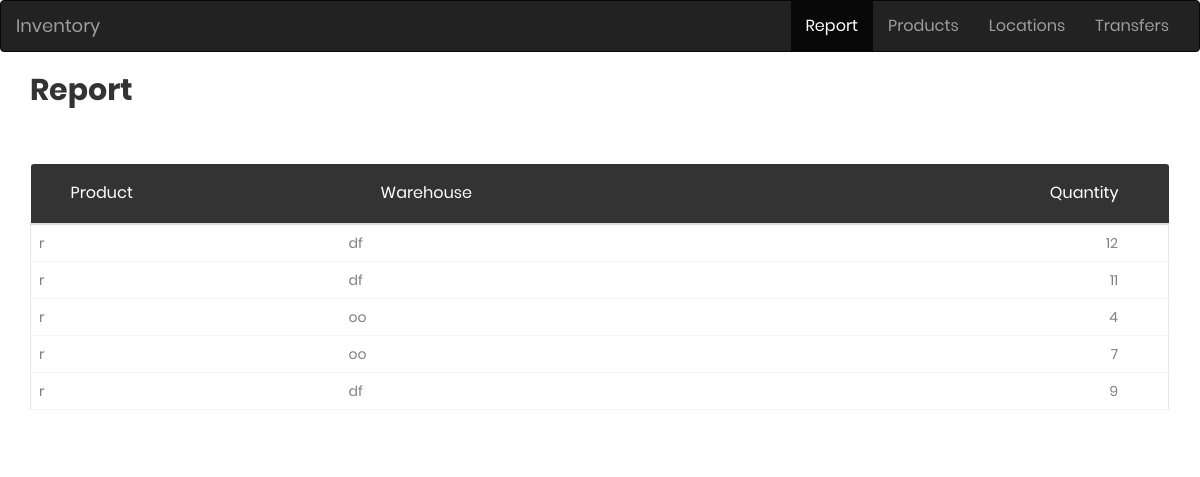
Before: / with the older database file.
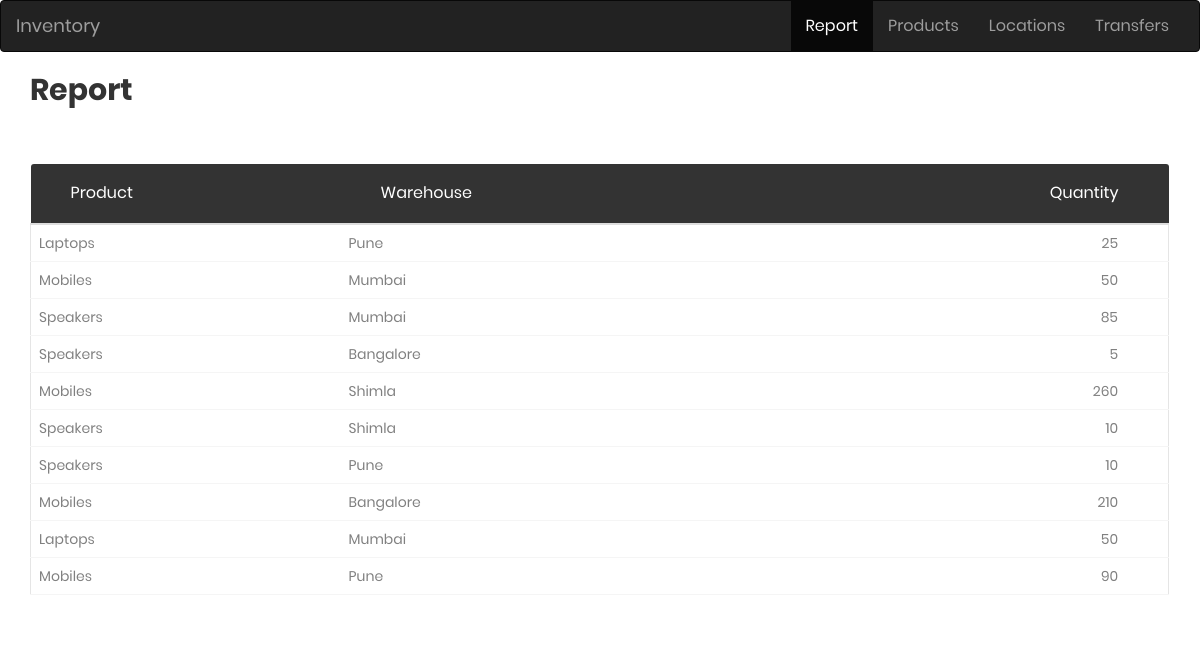
After: the same page with the newer database file.
### tables this page shows
CREATE TABLE report (
    p TEXT NOT NULL,
    wh TEXT NOT NULL,
    qty INTEGER NOT NULL
);

### app.py (the view)
@app.route('/')
def index():
    conn = get_db_connection()
    report = conn.execute('SELECT * FROM report').fetchall()
    conn.close()
    return render_template('index.html', report=report)

### app.py (called while the page is built)
def get_db_connection():
    conn = sqlite3.connect('database.db')
    conn.row_factory = sqlite3.Row
    return conn

### templates/index.html (shortened to what this page needs)
{% extends 'base.html' %}
{% block content %}
    <nav class="navbar navbar-inverse">
        <div class="container-fluid">
          <div class="navbar-header">
            <a class="navbar-brand" href="#">Inventory</a>
          </div>
          <ul class="nav navbar-nav" style="float:right">
    <li class="active nav-item"><a href="#">Report</a></li>
    <li><a class="nav-item" href="products">Products</a></li>
    <li><a class="nav-item" href="locationn">Locations</a></li>
    <li><a class="nav-item" href="transfers">Transfers</a></li>
          </ul>
        </div>
      </nav>
      <div class="container">
    <h2>Report</h2>
    <br>
    <div class="row m-t-30">
        <div class="col-md-12">
            <div class="table-responsive m-b-40">
                <table class="table table-borderless table-data3">
                    <thead>
                        <tr>
                            <th>Product</th>
                            <th>Warehouse</th>
                            <th>Quantity</th>
                        </tr>
                    </thead>
                    <tbody>
                        {% for i in report %}
                        <tr>
                            <td>{{ i['p'] }}</td>
                            <td>{{ i['wh'] }}</td>
                            <td>{{ i['qty'] }}</td>
                        </tr>
                        {% endfor %}
                    </tbody>
                </table>
            </div>
        </div>
    </div>
</div>
{% endblock %}

### templates/base.html (shortened to what this page needs)
<!doctype html>
<html lang="en">
  <head>
    <link href="static/css/font-face.css" rel="stylesheet" media="all">
    <link href="static/font-awesome-4.7/css/font-awesome.min.css" rel="stylesheet" media="all">
    <link href="static/font-awesome-4.7/css/font-awesome.min.css" rel="stylesheet" media="all">
    <link href="static/mdi-font/css/material-design-iconic-font.min.css" rel="stylesheet" media="all">
    <link rel="stylesheet" href="https://maxcdn.bootstrapcdn.com/bootstrap/3.4.1/css/bootstrap.min.css">
    <link href="static/css/theme.css" rel="stylesheet" media="all">
  </head>
  <body>
        {% block content %} {% endblock %}
  </body>
</html>

Changed rows visible on the page:
removed report: p "r", wh "df", qty "12"
removed report: p "r", wh "oo", qty "4"
changed report (number 1 of 10 on the later page): p "r" → "Laptops"; wh "df" → "Pune"; qty "11" → "25"
changed report (number 2 of 10 on the later page): p "r" → "Mobiles"; wh "oo" → "Mumbai"; qty "7" → "50"
changed report (number 3 of 10 on the later page): p "r" → "Speakers"; wh "df" → "Mumbai"; qty "9" → "85"
added report: p "Speakers", wh "Bangalore", qty "5"
added report: p "Mobiles", wh "Shimla", qty "260"
added report: p "Speakers", wh "Shimla", qty "10"
added report: p "Speakers", wh "Pune", qty "10"
added report: p "Mobiles", wh "Bangalore", qty "210"
added report: p "Laptops", wh "Mumbai", qty "50"
added report: p "Mobiles", wh "Pune", qty "90"
